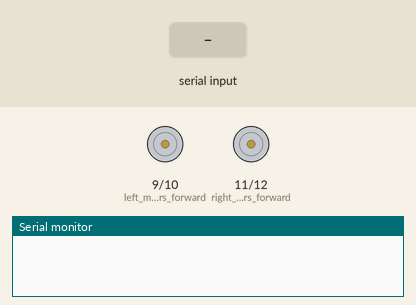
Bench run of a sketch on a simulated Arduino Uno, built with avr-gcc and run on an emulated ATmega328P. Shown: motor-driver pin pairs drawn as motors (green arrow = first pin HIGH = forward, orange = second pin HIGH = backward, longer = more drive), the last lines printed to the serial monitor. The inputs (shaded band) are chosen by the test bench.

Above: at 1.2 s.
1.3 s: "a" received over Serial
At 2.3 s:
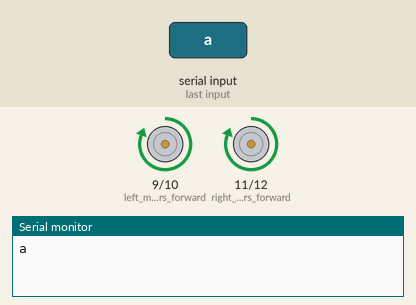
2.9 s: "d" received over Serial
At 3.6 s:
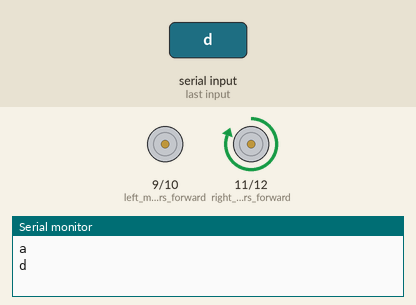
4.5 s: "b" received over Serial
At 5.9 s:
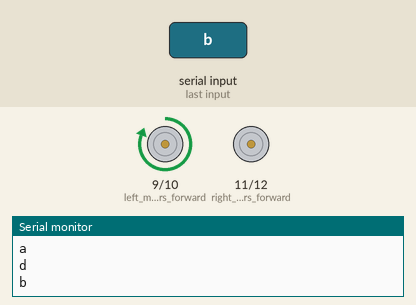
Timing chart, 0 to 7.5 s (numbered marks = the images above; inputs shaded):
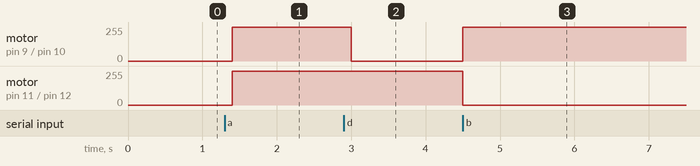

The sketch:

PalayMixerBot.ino
```cpp
char t;

void setup() {
pinMode(9,OUTPUT);   //left motors forward
pinMode(10,OUTPUT);   //left motors reverse
pinMode(11,OUTPUT);   //right motors forward
pinMode(12,OUTPUT);   //right motors reverse

Serial.begin(9600);

}

void loop() {
if(Serial.available()){
  t = Serial.read();
  Serial.println(t);
}

if(t == 'a'){            //move forward(all motors rotate in forward direction)
  digitalWrite(9,HIGH);
  digitalWrite(10,LOW);
  digitalWrite(11,HIGH);
  digitalWrite(12,LOW);
}

else if(t == 'e'){      //STOP (all motors stop)
  digitalWrite(9,LOW);
  digitalWrite(10,LOW);
  digitalWrite(11,LOW);
  digitalWrite(12,LOW);
}

else if(t == 'd'){      //turn right (left side motors rotate in forward direction, right side motors doesn't rotate)
  digitalWrite(9,LOW);
  digitalWrite(10,LOW);
  digitalWrite(11,HIGH);
  digitalWrite(12,LOW);
}

else if(t == 'b'){      //turn left (right side motors rotate in forward direction, left side motors doesn't rotate)
  digitalWrite(9,HIGH);
  digitalWrite(10,LOW);
  digitalWrite(11,LOW);
  digitalWrite(12,LOW);
}

delay(100);
}
```

Measured:
- after the input at 1.3 s, motor on pin 9 (left_motors_forward) / pin 10 (left_motors_reverse), motor on pin 11 (right_motors_forward) / pin 12 (right_motors_reverse): stopped → forward 255/255 after 0.10 s
- after the input at 2.9 s, motor on pin 9 (left_motors_forward) / pin 10 (left_motors_reverse): forward 255/255 → stopped after 0.10 s
- after the input at 4.5 s, motor on pin 9 (left_motors_forward) / pin 10 (left_motors_reverse): stopped → forward 255/255 at once; motor on pin 11 (right_motors_forward) / pin 12 (right_motors_reverse): forward 255/255 → stopped at once
